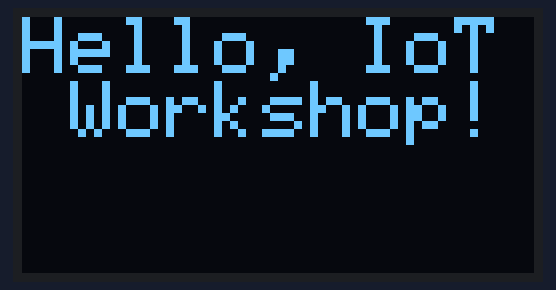
The sketch below on a simulated Arduino Uno, built with avr-gcc and run on an emulated ATmega328P. Shown: 128×64 one-colour display.

Above: at 0.1 s.

The sketch:

OLED.ino
```cpp
/*
Project: IoT Made Easy
Author: Mukesh Sankhla
Website: https://www.makerbrains.com
GitHub: https://github.com/MukeshSankhla
Social Media: Instagram @mukesh.diy
*/

#include <Wire.h>
#include <Adafruit_GFX.h>
#include <Adafruit_SSD1306.h>

#define SCREEN_WIDTH 128
#define SCREEN_HEIGHT 64
#define OLED_RESET -1
Adafruit_SSD1306 display(SCREEN_WIDTH, SCREEN_HEIGHT, &Wire, OLED_RESET);

void setup() {
  if(!display.begin(SSD1306_SWITCHCAPVCC, 0x3C)) { // Address 0x3C for 128x64 OLED
    Serial.println(F("SSD1306 allocation failed"));
    for(;;);
  }
  display.clearDisplay();
  display.setTextSize(2);
  display.setTextColor(WHITE);
}

void loop() {
  display.clearDisplay();
  display.setCursor(0, 0);
  display.println("Hello, IoT Workshop!");
  display.display();
  delay(2000);
}
```
